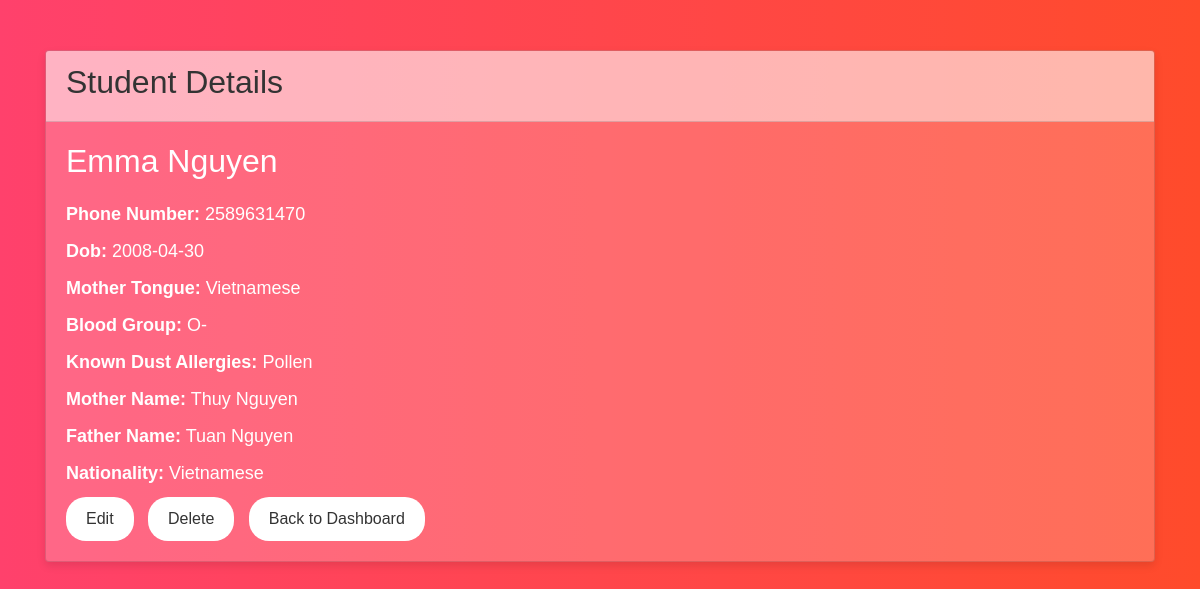
The page /student_details.php?id=10 (signed in) on the database its author committed.
### tables this page shows
CREATE TABLE `StudentRecords` (
  `student_id` int(11) NOT NULL,
  `full_name` varchar(100) NOT NULL,
  `phone_number` varchar(15) DEFAULT NULL,
  `dob` date DEFAULT NULL,
  `mother_tongue` varchar(50) DEFAULT NULL,
  `blood_group` varchar(5) DEFAULT NULL,
  `known_dust_allergies` varchar(100) DEFAULT NULL,
  `mother_name` varchar(100) DEFAULT NULL,
  `father_name` varchar(100) DEFAULT NULL,
  `nationality` varchar(50) DEFAULT NULL
);

### student_details.php (the view, shortened to what this page needs)
<!DOCTYPE html>
<html lang="en">
<head>
    <link href="https://stackpath.bootstrapcdn.com/bootstrap/4.5.2/css/bootstrap.min.css" rel="stylesheet">
</head>
<body>
    <div class="container">
        <div class="card">
            <div class="card-header">
                <h2>Student Details</h2>
            </div>
            <div class="card-body student-details">
                <?php
                include 'db_connect.php';
                if (isset($_GET['id'])) {
                    $student_id = $_GET['id'];
                    $sql_student_details = $connection->prepare("SELECT * FROM StudentRecords WHERE student_id = ?");
                    $sql_student_details->bind_param("i", $student_id);
                    $sql_student_details->execute();
                    $result_student_details = $sql_student_details->get_result();
                    if ($result_student_details->num_rows > 0) {
                        $student_details = $result_student_details->fetch_assoc();
                    } else {
                        echo "<p>No student details found for ID: " . $student_id . "</p>";
                    }
                } else {
                    echo "<p>Invalid request.</p>";
                }
                ?>
                <?php if (isset($student_details)): ?>
                    <h2><?php echo $student_details['full_name']; ?></h2>
                    <?php foreach ($student_details as $key => $value): ?>
                        <?php if ($key != 'student_id' && $key != 'full_name'): ?>
                            <p><strong><?php echo ucwords(str_replace('_', ' ', $key)); ?>:</strong> <?php echo $value; ?></p>
                        <?php endif; ?>
                    <?php endforeach; ?>
                    <a href="edit_student.php?id=<?php echo $student_id; ?>" class="btn btn-edit">Edit</a>
                    <a href="delete_student.php?id=<?php echo $student_id; ?>" class="btn btn-delete" onclick="return confirm('Are you sure you want to delete this student record?')">Delete</a>
                    <a href="dashboard.php" class="btn btn-back">Back to Dashboard</a>
                <?php endif; ?>
            </div>
        </div>
    </div>
</body>
</html>

### student_details.php (style rules this page uses)
body { font-family: Arial, sans-serif; background: linear-gradient(to right, #FF416C, #FF4B2B); color: #fff; }
.container { margin-top: 50px; }
.card { background-color: rgba(255, 255, 255, 0.2); box-shadow: 0 4px 8px rgba(0, 0, 0, 0.1); transition: 0.3s; }
.card-header { background-color: rgba(255, 255, 255, 0.5); color: #333; font-weight: bold; }
.card-body { padding: 20px; }
.student-details p { margin-bottom: 10px; font-size: 18px; }
.student-details h2 { margin-bottom: 20px; }
.btn-edit, .btn-delete, .btn-back { background-color: #fff; color: #333; border: none; border-radius: 20px; padding: 10px 20px; margin-right: 10px; text-decoration: none; }

### rows shown on the page
studentrecords: full_name "Emma Nguyen", phone_number "2589631470", dob "2008-04-30", mother_tongue "Vietnamese", blood_group "O-", known_dust_allergies "Pollen", mother_name "Thuy Nguyen", father_name "Tuan Nguyen", nationality "Vietnamese"

### other values the page prints
str_replace('_', ' ', $key) "Phone Number"
str_replace('_', ' ', $key) "Dob"
str_replace('_', ' ', $key) "Mother Tongue"
str_replace('_', ' ', $key) "Blood Group"
str_replace('_', ' ', $key) "Known Dust Allergies"
str_replace('_', ' ', $key) "Mother Name"
str_replace('_', ' ', $key) "Father Name"
str_replace('_', ' ', $key) "Nationality"
